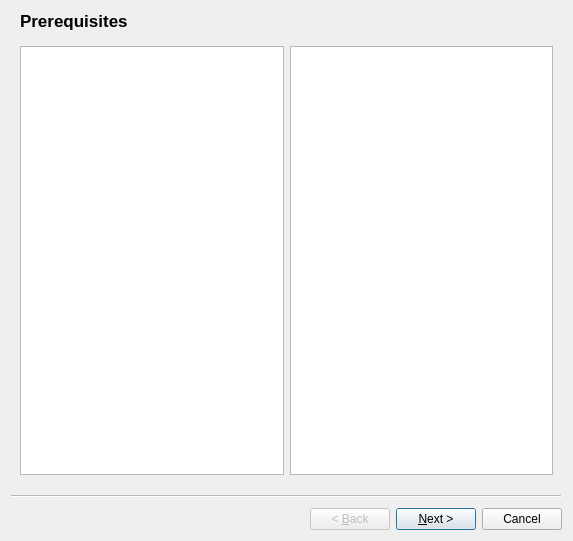
<?xml version="1.0" encoding="UTF-8"?>
<ui version="4.0">
 <class>Wizard</class>
 <widget class="QWizard" name="Wizard">
  <property name="geometry">
   <rect>
    <x>0</x>
    <y>0</y>
    <width>573</width>
    <height>541</height>
   </rect>
  </property>
  <property name="windowTitle">
   <string>Wizard</string>
  </property>
  <widget class="QWizardPage" name="wizardPage1">
   <property name="autoFillBackground">
    <bool>false</bool>
   </property>
   <property name="title">
    <string>Prerequisites</string>
   </property>
   <layout class="QHBoxLayout" name="horizontalLayout">
    <item>
     <widget class="QTreeWidget" name="tree">
      <property name="headerHidden">
       <bool>true</bool>
      </property>
      <column>
       <property name="text">
        <string notr="true">1</string>
       </property>
      </column>
     </widget>
    </item>
    <item>
     <widget class="QPlainTextEdit" name="text"/>
    </item>
   </layout>
  </widget>
  <widget class="QWizardPage" name="wizardPage2">
   <property name="title">
    <string>Select devices</string>
   </property>
   <layout class="QHBoxLayout" name="horizontalLayout_2">
    <item>
     <widget class="QListWidget" name="deviceListWidget"/>
    </item>
    <item>
     <widget class="QPushButton" name="autoDetectButton">
      <property name="text">
       <string>&amp;AutoDetect</string>
      </property>
     </widget>
    </item>
   </layout>
  </widget>
  <widget class="QWizardPage" name="wizardPage">
   <property name="title">
    <string>Select Users</string>
   </property>
   <layout class="QVBoxLayout" name="verticalLayout">
    <item>
     <widget class="QListWidget" name="userListView">
      <property name="selectionMode">
       <enum>QAbstractItemView::MultiSelection</enum>
      </property>
      <property name="selectionRectVisible">
       <bool>false</bool>
      </property>
     </widget>
    </item>
    <item>
     <widget class="QCheckBox" name="showSystemUsersCheckBox">
      <property name="text">
       <string>&amp;Show System Users</string>
      </property>
     </widget>
    </item>
   </layout>
  </widget>
  <widget class="QWizardPage" name="wizardPage_2">
   <property name="title">
    <string>Autostart</string>
   </property>
   <layout class="QVBoxLayout" name="verticalLayout_2">
    <item>
     <spacer name="verticalSpacer">
      <property name="orientation">
       <enum>Qt::Vertical</enum>
      </property>
      <property name="sizeHint" stdset="0">
       <size>
        <width>20</width>
        <height>40</height>
       </size>
      </property>
     </spacer>
    </item>
    <item>
     <widget class="QCheckBox" name="startIMCheckBox">
      <property name="text">
       <string>Start inputmangler when you log in</string>
      </property>
     </widget>
    </item>
    <item>
     <widget class="QCheckBox" name="kwinscriptCheckBox">
      <property name="text">
       <string>install and enable KWin script (recomended if you use KDE)</string>
      </property>
     </widget>
    </item>
    <item>
     <widget class="QCheckBox" name="trackScriptCheckBox">
      <property name="text">
       <string>start trackCurrentWindow.sh (recomended for other Desktop environments)</string>
      </property>
     </widget>
    </item>
    <item>
     <spacer name="verticalSpacer_4">
      <property name="orientation">
       <enum>Qt::Vertical</enum>
      </property>
      <property name="sizeHint" stdset="0">
       <size>
        <width>20</width>
        <height>40</height>
       </size>
      </property>
     </spacer>
    </item>
   </layout>
  </widget>
  <widget class="QWizardPage" name="wizardPage_3">
   <property name="title">
    <string>Select keymap</string>
   </property>
   <property name="subTitle">
    <string>this determines what the keys and axes will be called in the configuration file and should match your keyboard layout.</string>
   </property>
   <layout class="QVBoxLayout" name="verticalLayout_3">
    <item>
     <widget class="QListWidget" name="keymapListWidget"/>
    </item>
    <item>
     <widget class="QCheckBox" name="generateKeymapCheckBox">
      <property name="enabled">
       <bool>false</bool>
      </property>
      <property name="text">
       <string>try to generate a keymap based on your current layout and the selected keymap (not yet implemented)</string>
      </property>
     </widget>
    </item>
   </layout>
  </widget>
  <widget class="QWizardPage" name="wizardPage_4">
   <property name="title">
    <string>Test</string>
   </property>
   <layout class="QVBoxLayout" name="verticalLayout_4">
    <item>
     <spacer name="verticalSpacer_2">
      <property name="orientation">
       <enum>Qt::Vertical</enum>
      </property>
      <property name="sizeHint" stdset="0">
       <size>
        <width>20</width>
        <height>40</height>
       </size>
      </property>
     </spacer>
    </item>
    <item>
     <widget class="QPushButton" name="testButton">
      <property name="text">
       <string>&amp;Test configuration</string>
      </property>
     </widget>
    </item>
    <item>
     <spacer name="verticalSpacer_3">
      <property name="orientation">
       <enum>Qt::Vertical</enum>
      </property>
      <property name="sizeHint" stdset="0">
       <size>
        <width>20</width>
        <height>40</height>
       </size>
      </property>
     </spacer>
    </item>
   </layout>
  </widget>
 </widget>
 <resources/>
 <connections/>
</ui>
